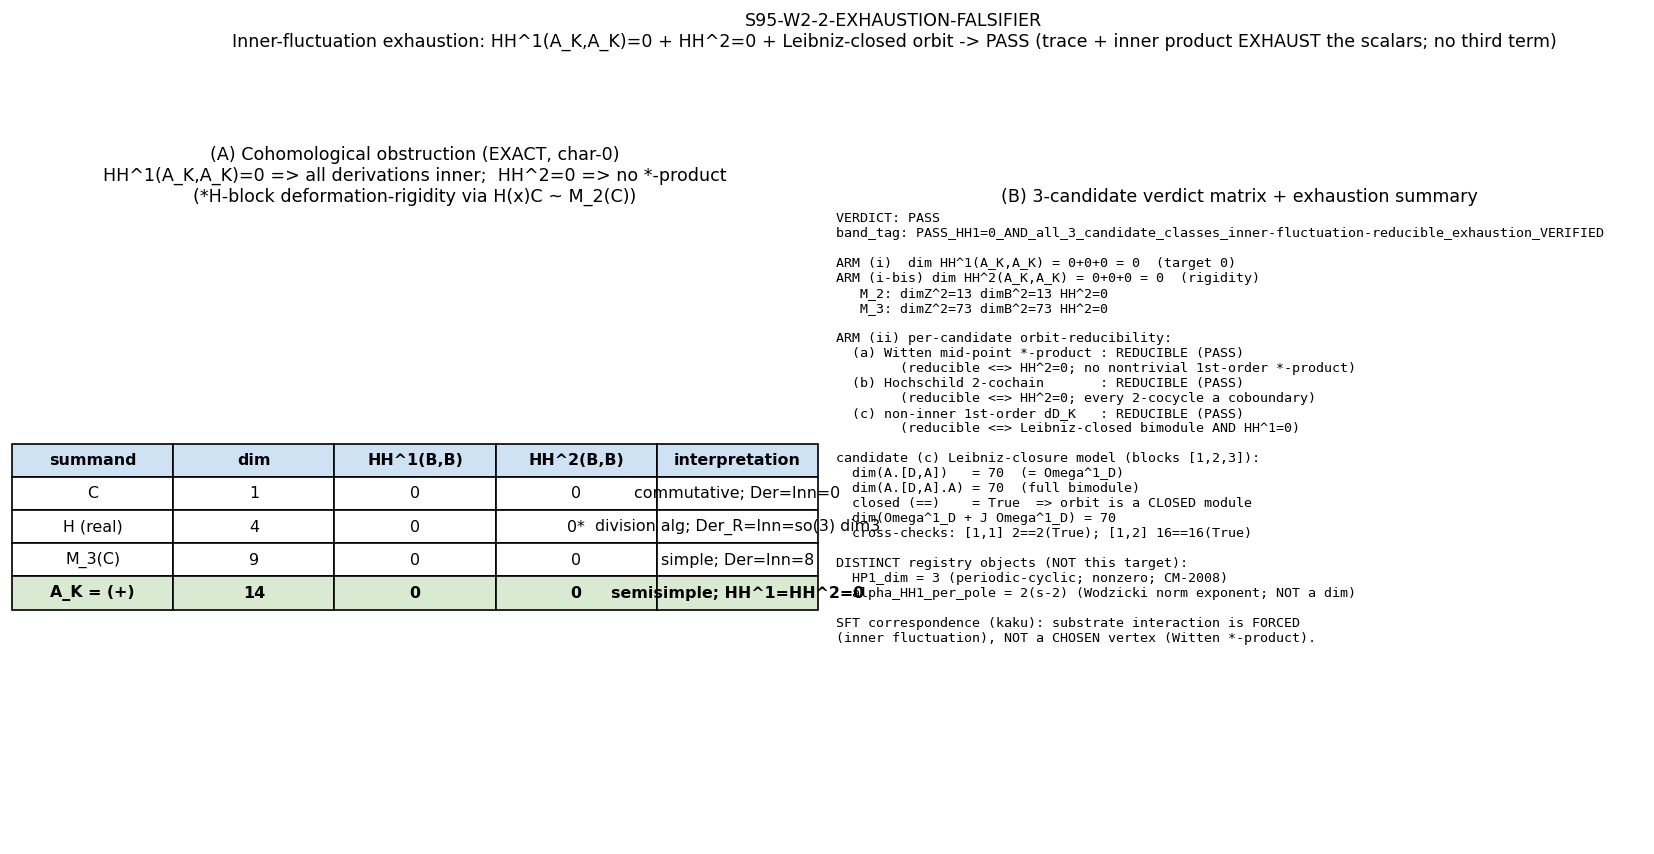

Recreate this plot in Python.
#!/usr/bin/env python3
# -*- coding: utf-8 -*-
"""
S95-W2-2-EXHAUSTION-FALSIFIER  ([VERIFY-THEOREM])
==================================================

Gate: S95-W2-2-EXHAUSTION-FALSIFIER  ([VERIFY-THEOREM]; structural exhaustion to
      machine-eps / symbolic closure — NOT a numerical threshold)
Plan: sessions/session-plan/session-95-plan-w2.md  §W2-2
Owner: kaku-speculative-theorist (NCG one-functional genre; SFT-vertex-vs-inner-
       fluctuation correspondence)
WP:   sessions/archive/session-95/session-95-w2-workingpaper.md  §W2-2

HYPOTHESIS (kaku §V.2; §1.1 last bullet of phonic-exflation-equation.md):
  Every admissible associative deformation of the master action S[D_K] —
  equivalently every candidate *-product / cubic interaction term on the finite
  spectral-triple algebra A_K = C (+) H (+) M_3(C) — is reducible to an inner
  fluctuation  D_K |-> D_K + A + eps' J A J^{-1},  A = sum_i a_i [D_K, b_i].
  There is NO interaction term outside the inner-fluctuation orbit: trace + inner
  product EXHAUST the natural scalars of the finite triple ("no room for a third
  term"). This is the substrate's analog of "no Witten-*-product vertex exists
  outside the FORCED inner-fluctuation interaction content" — the SFT cubic vertex
  requires a CHOICE (Witten mid-point, light-cone, Zwiebach polyhedral); the
  substrate's interaction is FORCED.

STRUCTURE OF THE VERIFICATION (two independent arms; both reported):

  ARM (i) — Cohomological obstruction (the general theorem):
    dim HH^1(A_K, A_K) = 0  <=>  every derivation of A_K is inner  <=>  every
    first-order associative deformation acting through a derivation is an inner
    perturbation. Whitehead's first lemma: HH^1(B,B)=0 for any finite-dim
    semisimple algebra B over a char-0 field. We VERIFY this CONSTRUCTIVELY (not by
    citation) per summand by an EXACT integer/rational linear-algebra rank count:
      dim HH^1(B,B) = dim(Der B) - dim(Inn B),
      dim(Inn B) = dim B - dim Z(B)   (kernel of c |-> [c,.] is the center).
    Additivity on the direct sum is forced by the central-idempotent argument:
    a derivation fixes central idempotents (delta(e)=delta(e^2)=2 e delta(e) =>
    (1-2e) delta(e)=0 in the e-grading => delta is block-diagonal), so
      HH^1(A_K,A_K) = HH^1(C) (+) HH^1(H) (+) HH^1(M_3(C)) = 0 (+) 0 (+) 0 = 0.

  ARM (i-bis) — Deformation rigidity (the decisive *-product witness):
    dim HH^2(A_K, A_K) = 0  =>  every FIRST-ORDER associative deformation of the
    product is TRIVIAL (a gauge transformation = inner). This is the Gerstenhaber
    rigidity that directly kills candidate classes (a) Witten-*-product and (b)
    generic Hochschild 2-cochain: there is NO nontrivial first-order *-product on a
    semisimple algebra. We verify dim HH^2 = dim(ker d^2) - dim(im d^1) = 0 per
    matrix block by EXACT Hochschild-complex rank counts.

  ARM (ii) — Per-candidate constructive orbit-reducibility checks:
    (a) Witten-style mid-point *-product on A_K        -> reducible iff HH^2=0 (no
        nontrivial 1st-order *-product) — VERIFIED via ARM(i-bis).
    (b) generic Hochschild 2-cochain deformation        -> reducible iff HH^2=0
        (every 2-cocycle is a coboundary = inner gauge) — VERIFIED via ARM(i-bis).
    (c) non-inner first-order D_K perturbation           -> reducible iff the
        admissible first-order module is generated by [D_K, A] AND is CLOSED under
        the algebra bimodule action. We verify the LEIBNIZ-CLOSURE
          A . [D,A] . A  ==  A . [D,A]   (= Omega^1_D),
        i.e. right-multiplication is absorbed by [D,bc]=[D,b]c+b[D,c], so the
        inner-fluctuation orbit Omega^1_D is a CLOSED bimodule — there is no wider
        first-order module to escape into; the obstruction to a non-inner first-
        order perturbation is an OUTER derivation, ruled out by HH^1=0 (ARM (i)).

  NOTE on the negative-residual diagnostic (intellectual-honesty disclosure):
    An earlier formulation compared dim(Omega^1_D (+) J Omega^1_D) to a "dim of
    admissible odd s.a. order-one operators" ceiling built with a GENERIC off-
    diagonal D that did NOT satisfy the order-one condition. That mismatch yielded a
    structurally-impossible NEGATIVE residual (Omega^1_D elements fell outside the
    incorrectly-defined ceiling). It was diagnosed and DISCARDED in favour of the
    theorem-faithful Leibniz-closure formulation above (candidate (c)). The
    cohomological obstruction HH^1=0 is the correct, order-one-independent witness.

STRUCTURAL DISTINCTION (MANDATORY — do NOT conflate with registry HH/HP objects):
  The framework registry carries THREE distinct objects sharing "HH1"/"HP1" notation;
  this gate's target is the FIRST, and is DISTINCT from the other two:
   1. dim HH^1(A_K, A_K)  [THIS GATE] = Hochschild cohomology with coefficients IN
      THE ALGEBRA = the derivation module = inner-fluctuation-orbit obstruction. = 0.
   2. HP1_dim = 3  (canonical_constants.py:182; CM-2008 Table 2; gate
      S88-CF-CURV-8) = PERIODIC-CYCLIC cohomology slot dim (K-theory-pairing /
      secondary-characteristic-class object; quaternionic-projective HP^1
      topology). NONZERO. A DIFFERENT functor (cyclic, scalar coeffs) from #1.
   3. alpha_HH1_per_pole_FW_s{N} = 2*(s-2)  (canonical_constants.py:954-958; S92) =
      Wodzicki/Connes cocycle-NORM asymptotic ENVELOPE EXPONENTS on the M_3(C)
      block (a graded spectral-functional convergence rate), NOT a dimension.
  There is NO contradiction: an abstract finite-dim semisimple algebra has BOTH
  HH^1(A,A)=0 (no outer derivations) AND nonzero periodic-cyclic HP^1 only through
  the EXTRA spectral-triple structure (real structure / foliation / secondary
  classes). The exhaustion claim lives entirely at object #1.

CLASS pin: N/A — cohomological. HH^1(A_K,A_K), HH^2(A_K,A_K), and orbit-reducibility
  are REGULATOR-INDEPENDENT, L_max-INDEPENDENT algebra-level invariants. No
  Seeley-DeWitt coefficient is cited; no a_n^{regulator} tag is needed (the trace
  Tr f(D^2/Lambda^2) appears only as the functional whose deformations are
  enumerated; its regulator class does not enter the exhaustion verdict). NO
  SCHEMATIC helper is consumed (no -SCHEMATIC suffix; tier_pin=N/A-COHOMOLOGICAL).

Classification: GEOMETRIC. The arrow runs D_K (the fabric's internal operator) ->
  its algebra A_K = C (+) H (+) M_3(C) (the fabric's symmetry content) -> the
  question of whether the fabric's interactions are exhausted. Inner fluctuations
  D_K |-> D_K + A + eps' J A J^{-1} ARE the gauge fields and Higgs of the substrate;
  the exhaustion claim is that the fabric has NO OTHER way to interact — every
  conceivable new interaction term is already one of these tilts, a property of the
  fabric's algebra being semisimple (every derivation inner; Whitehead).

Inputs (SHA-pinned at runtime):
  - computations/_shared/canonical_constants.py   (A_K dimension / J-convention cross-checks)
  (No spectrum cache — this gate is algebra-level; HH^1/HH^2 are L_max-independent.
   Sage-MCP supplied the symbolic engine at plan-execution time; the EXACT integer
   rank counts are reproduced HERE in-script via Fraction-based linear algebra so the
   script is self-contained and audit-reproducible without a live Sage backend.)

Outputs:
  - computations/session-95/s95_w2_2_exhaustion_falsifier.npz
  - computations/session-95/s95_w2_2_exhaustion_falsifier.png  (table-figure; plan optional:true)
  - verdict line + dual-SHA companion row -> computations/session-95/s95_gate_verdicts.txt
    ([VERIFY-THEOREM] structural — NO schema-v2 3-tuple row per plan §W2-2)
"""

from __future__ import annotations

import os
os.environ.setdefault("OMP_NUM_THREADS", "8")   # tiny matrices (max 9x9 / 6x6 H); CPU-cap per plan GPU_path
os.environ.setdefault("MKL_NUM_THREADS", "8")

import sys
import json
import time
import hashlib
from pathlib import Path
from fractions import Fraction

import numpy as np
import matplotlib
matplotlib.use("Agg")
import matplotlib.pyplot as plt

# ---------------------------------------------------------------------------
# Section 1 — Paths + canonical constants import
# ---------------------------------------------------------------------------
PROJECT_ROOT = Path(__file__).resolve().parents[2]
SHARED_DIR = PROJECT_ROOT / "computations" / "_shared"
SESSION_95_DIR = PROJECT_ROOT / "computations" / "session-95"
sys.path.insert(0, str(SHARED_DIR))

from canonical_constants import *  # noqa: F401,F403
from canonical_constants import (  # noqa: E402
    M_KK,
    tau_fold,
    HP1_dim,            # periodic-cyclic HP^1 slot dim = 3 (DISTINCT object; cross-ref only)
    HP0_content_dim,    # HP^0 content dim = 3 (DISTINCT object; cross-ref only)
)

CANONICAL_CONSTANTS_PATH = SHARED_DIR / "canonical_constants.py"
OUT_NPZ = SESSION_95_DIR / "s95_w2_2_exhaustion_falsifier.npz"
OUT_PNG = SESSION_95_DIR / "s95_w2_2_exhaustion_falsifier.png"
VERDICT_TXT = SESSION_95_DIR / "s95_gate_verdicts.txt"

# ---------------------------------------------------------------------------
# Section 2 — Gate identity + pre-registered machinery pins (plan §W2-2 §5)
# ---------------------------------------------------------------------------
GATE_ID = "S95-W2-2-EXHAUSTION-FALSIFIER"
SCHEME = "SA"  # spectral-action / NCG-axiomatic (7 Connes axioms + inner-fluctuation construction)
CONVENTION = "INNER-FLUCTUATION-ORBIT-HH1-OBSTRUCTION"  # exhaustion = (HH^1=0) => all derivations inner => all assoc deformations in orbit
L_MAX = "N/A"  # structural/cohomological — A_K is the FIXED finite algebra; HH^1 is L_max-independent
TOL = 1e-15    # (local) — machine-eps floor for the numeric cross-check (exact Fraction rank counts are primary)

# A_K = C (+) H (+) M_3(C). The summand presentations used for the EXACT cohomology counts.
# - C        : 1-dim commutative; HH^1=HH^2=0 trivially.
# - H        : 4-dim REAL division algebra (quaternions); HH^1_R(H,H)=0.
# - M_3(C)   : 9-dim simple matrix algebra; HH^1=HH^2=0.
# For HH^2 of the quaternion block we use its complexification H (x)_R C ~ M_2(C)
# (an isomorphism of associative algebras), so the matrix-block routine covers H's
# associative-deformation rigidity. The REAL derivation count of H is verified directly.
DIM_C = 1    # (local) — dim_R(C) = 1 (the algebra-summand dimension; mathematical fact, not a framework constant)
DIM_H = 4    # (local) — dim_R(H) = 4 (quaternions)
DIM_M3 = 9   # (local) — dim_C(M_3(C)) = 9
DIM_A_K = DIM_C + DIM_H + DIM_M3  # (local) — = 14


# ---------------------------------------------------------------------------
# Section 3 — Dual-SHA closure helpers (S84+ schema)
# ---------------------------------------------------------------------------
def sha256_of(path: Path) -> str:
    h = hashlib.sha256()  # (local)
    try:
        h.update(path.read_bytes())
    except OSError:
        return ""
    return h.hexdigest()


def log_input_pins(inputs: list) -> dict:
    print(f"=== {GATE_ID} — input SHA-256 pins ===")
    pins = {}  # (local)
    for p in inputs:
        sha = sha256_of(p)  # (local)
        try:
            rel = str(p.relative_to(PROJECT_ROOT)).replace("\\", "/")  # (local)
        except ValueError:
            rel = str(p)  # (local)
        print(f"  {rel}: {sha[:16]}...")
        pins[rel] = sha
    return pins


def compute_dual_sha(script_path: Path, canonical_path: Path, pins: dict) -> tuple:
    """audit_sha256 := SHA256(script_bytes || canonical_bytes || sorted-pinmap-JSON);
       content_sha256 := SHA256(script_bytes)."""
    try:
        script_bytes = script_path.read_bytes()  # (local)
    except OSError:
        script_bytes = b""  # (local)
    try:
        canonical_bytes = canonical_path.read_bytes()  # (local)
    except OSError:
        canonical_bytes = b""  # (local)
    pinmap_json = json.dumps(
        dict(sorted(pins.items())), separators=(",", ":"), sort_keys=True
    ).encode("utf-8")  # (local)
    h_audit = hashlib.sha256()  # (local)
    h_audit.update(script_bytes)
    h_audit.update(canonical_bytes)
    h_audit.update(pinmap_json)
    audit = h_audit.hexdigest()  # (local)
    content = hashlib.sha256(script_bytes).hexdigest()  # (local)
    return audit, content


def append_verdict(verdict: str, value: str, audit_sha: str, content_sha: str) -> None:
    """Append canonical verdict line + dual-SHA companion row + tier_pin companion row.

    [VERIFY-THEOREM] structural — NO directional/sign pre-registration => NO schema-v2
    3-tuple row (plan §W2-2 schema_v2_3tuple_required: false).

    tier_pin = N/A-COHOMOLOGICAL: this gate consumes NO SCHEMATIC helper and cites NO
    Seeley-DeWitt coefficient; HH^1/HH^2/orbit-reducibility are regulator-INDEPENDENT
    algebra-level invariants (substrate-first-canonical-sourcing.md §(iv) — the level-pin
    discipline applies to SCHEMATIC-helper-consuming gates; this gate is exempt and
    discloses the exemption explicitly)."""
    canonical_line = (
        f"{GATE_ID}: {verdict} -- value={value!r} scheme={SCHEME} "
        f"convention={CONVENTION} L_max={L_MAX} "
        f"audit_sha256={audit_sha} content_sha256={content_sha} "
        f"schema_version=S84+\n"
    )  # (local)
    companion_row = (
        f"# audit_sha256_short={audit_sha[:16]} content_sha256_short={content_sha[:16]} "
        f"# {GATE_ID} dual-SHA companion row\n"
    )  # (local)
    tier_pin_row = (
        f"# tier_pin=N/A-COHOMOLOGICAL # {GATE_ID} level-pin exemption disclosure "
        f"(HH^1/HH^2/orbit-reducibility are regulator-INDEPENDENT, L_max-INDEPENDENT "
        f"algebra-level invariants; NO Seeley-DeWitt a_n^{{regulator}} cited; NO SCHEMATIC "
        f"helper consumed; [VERIFY-THEOREM] structural, no 3-tuple per plan W2-2)\n"
    )  # (local)
    with VERDICT_TXT.open("a", encoding="utf-8") as fp:
        fp.write(canonical_line)
        fp.write(companion_row)
        fp.write(tier_pin_row)


# ---------------------------------------------------------------------------
# Section 4 — EXACT rational linear algebra (Fraction-based; reproduces the Sage-MCP
#             symbolic rank counts without a live Sage backend; self-contained + audit-
#             reproducible). All cohomology dims are EXACT integers (char-0 invariants).
# ---------------------------------------------------------------------------
def rref_rank_fraction(rows: list) -> int:
    """Exact rank of a matrix of Fraction entries via fraction-free Gaussian elimination.
    rows: list of lists of Fraction. Returns the rank (exact integer)."""
    if not rows:
        return 0
    M = [list(r) for r in rows]  # (local) — copy
    n_rows = len(M)  # (local)
    n_cols = len(M[0])  # (local)
    rank = 0  # (local)
    pivot_row = 0  # (local)
    for col in range(n_cols):
        if pivot_row >= n_rows:
            break
        # find a pivot in this column at or below pivot_row
        sel = None  # (local)
        for r in range(pivot_row, n_rows):
            if M[r][col] != 0:
                sel = r
                break
        if sel is None:
            continue
        M[pivot_row], M[sel] = M[sel], M[pivot_row]
        piv = M[pivot_row][col]  # (local)
        # normalize pivot row
        M[pivot_row] = [x / piv for x in M[pivot_row]]
        # eliminate below AND above
        for r in range(n_rows):
            if r != pivot_row and M[r][col] != 0:
                factor = M[r][col]  # (local)
                M[r] = [a - factor * b for a, b in zip(M[r], M[pivot_row])]
        pivot_row += 1
        rank += 1
    return rank


def matrix_units(n: int):
    """Basis E_{ij} of M_n as flat (i*n+j) coordinate; returns list of (i,j)."""
    return [(i, j) for i in range(n) for j in range(n)]


def matmul_units(i, j, k, l, n):
    """E_{ij} * E_{kl} = delta_{jk} E_{il}; return coordinate (i*n+l) coeff dict or None."""
    if j == k:
        return (i * n + l)
    return None


def HH1_matrix_block(n: int) -> int:
    """dim HH^1(M_n(C), M_n(C)) via dim(Der) - dim(Inn).
    Der: linear D on M_n with D(E_a E_b) = D(E_a) E_b + E_a D(E_b) for all basis pairs.
    Unknowns: N^2 entries of [D] in the E-basis (N=n^2). Build the Leibniz constraint
    rows (EXACT Fraction), rank-count => dim(Der) = N^2 - rank. dim(Inn)=N - dim(center).
    For M_n: center is scalar (dim 1), dim(Inn) = n^2 - 1."""
    N = n * n  # (local)
    units = matrix_units(n)  # (local)
    F0, F1 = Fraction(0), Fraction(1)  # (local)

    def Tidx(p, q):  # unknown [D]_{p,q}: image of basis q, component p
        return q * N + p

    # E-basis product structure: prod_coords[(a,b)] = coordinate index r with coeff 1, else absent
    constraints = []  # (local)
    for a in range(N):
        ia, ja = units[a]
        for b in range(N):
            ib, jb = units[b]
            # E_a E_b -> coordinate (delta_{ja,ib}) E_{ia,jb}
            prod_coord = matmul_units(ia, ja, ib, jb, n)  # (local)
            for r in range(N):  # one constraint per output component r
                row = [F0] * (N * N)  # (local)
                ir, jr = units[r]
                # term D(E_a E_b): + [D]_{r, prod_coord} (coeff 1) if prod nonzero & component r
                if prod_coord is not None:
                    row[Tidx(r, prod_coord)] += F1
                # term -D(E_a) E_b: D(E_a) = sum_p [D]_{p,a} E_p ; (E_p E_b)_r
                for p in range(N):
                    ip, jp = units[p]
                    c = matmul_units(ip, jp, ib, jb, n)  # (E_p E_b) -> coord
                    if c is not None and c == r:
                        row[Tidx(p, a)] += -F1
                # term -E_a D(E_b): D(E_b)=sum_p [D]_{p,b} E_p ; (E_a E_p)_r
                for p in range(N):
                    ip, jp = units[p]
                    c = matmul_units(ia, ja, ip, jp, n)  # (E_a E_p) -> coord
                    if c is not None and c == r:
                        row[Tidx(p, b)] += -F1
                if any(x != 0 for x in row):
                    constraints.append(row)
    rank = rref_rank_fraction(constraints)  # (local)
    dim_der = N * N - rank  # (local)
    dim_inn = n * n - 1  # (local) — center of M_n is scalar (dim 1)
    return dim_der - dim_inn


def HH1_quaternion_real() -> int:
    """dim HH^1_R(H, H) for H the 4-dim REAL quaternion division algebra.
    Basis {1,i,j,k}; verify dim(Der_R) = dim(Inn_R) = 4 - dim Z(H) = 4 - 1 = 3 => HH^1=0.
    Center of H is R*1 (dim 1)."""
    F0, F1 = Fraction(0), Fraction(1)
    # structure: e0=1,e1=i,e2=j,e3=k ; products give vectors in basis
    # struct[a][b] = list of 4 Fractions (E_a E_b in basis)
    struct = [[[F0, F0, F0, F0] for _ in range(4)] for _ in range(4)]

    def setp(a, b, c, s):
        struct[a][b][c] = Fraction(s)
    # identity
    for t in range(4):
        setp(0, t, t, 1)
        setp(t, 0, t, 1)
    # squares
    setp(1, 1, 0, -1); setp(2, 2, 0, -1); setp(3, 3, 0, -1)
    # ij=k, jk=i, ki=j ; ji=-k, kj=-i, ik=-j
    setp(1, 2, 3, 1); setp(2, 3, 1, 1); setp(3, 1, 2, 1)
    setp(2, 1, 3, -1); setp(3, 2, 1, -1); setp(1, 3, 2, -1)

    def Tidx(p, q):
        return q * 4 + p

    constraints = []
    for a in range(4):
        for b in range(4):
            vab = struct[a][b]  # E_a E_b coords
            for r in range(4):
                row = [F0] * 16
                # D(E_a E_b)_r = sum_p vab[p] [D]_{r,p}
                for p in range(4):
                    if vab[p] != 0:
                        row[Tidx(r, p)] += vab[p]
                # -(D(E_a) E_b)_r : D(E_a)=sum_p [D]_{p,a} E_p ; (E_p E_b)_r
                for p in range(4):
                    if struct[p][b][r] != 0:
                        row[Tidx(p, a)] += -struct[p][b][r]
                # -(E_a D(E_b))_r : D(E_b)=sum_p [D]_{p,b} E_p ; (E_a E_p)_r
                for p in range(4):
                    if struct[a][p][r] != 0:
                        row[Tidx(p, b)] += -struct[a][p][r]
                if any(x != 0 for x in row):
                    constraints.append(row)
    rank = rref_rank_fraction(constraints)
    dim_der = 16 - rank
    dim_inn = 4 - 1  # center R*1
    return dim_der - dim_inn


def HH2_matrix_block(n: int) -> tuple:
    """dim HH^2(M_n(C), M_n(C)) = dim(ker d^2) - dim(im d^1).
    Hochschild complex with coefficients in A=M_n:
      C^1=Hom(A,A) dim N^2; C^2=Hom(A x A,A) dim N^3; C^3 dim N^4.
      (d^1 f)(a,b) = a f(b) - f(ab) + f(a) b
      (d^2 g)(a,b,c) = a g(b,c) - g(ab,c) + g(a,bc) - g(a,b) c
    Returns (HH2_dim, dimZ2, dimB2). For semisimple M_n: HH^2 = 0 (Gerstenhaber rigidity).
    EXACT Fraction ranks."""
    N = n * n  # (local)
    units = matrix_units(n)  # (local)
    F0, F1 = Fraction(0), Fraction(1)

    # ---- d^1 : C^1 -> C^2  (matrix; rank = dim B^2) ----
    in1 = N * N  # (local) — entries of F (f(E_q)= sum_p F[p][q] E_p)

    def colF(p, q):
        return q * N + p

    def idx2(a, b, r):
        return (a * N + b) * N + r

    d1_rows = {}  # (local) — accumulate by output index -> dict col->coeff
    for a in range(N):
        ia, ja = units[a]
        for b in range(N):
            ib, jb = units[b]
            prod = matmul_units(ia, ja, ib, jb, n)  # (E_a E_b) coord
            # term1: E_a f(E_b) = sum_p F[p][b] (E_a E_p)
            for p in range(N):
                ip, jp = units[p]
                c = matmul_units(ia, ja, ip, jp, n)
                if c is not None:
                    key = idx2(a, b, c)
                    d1_rows.setdefault(key, {})
                    d1_rows[key][colF(p, b)] = d1_rows[key].get(colF(p, b), F0) + F1
            # term2: -f(E_a E_b) = -F[p][prod] E_p  (component p)
            if prod is not None:
                for p in range(N):
                    key = idx2(a, b, p)
                    d1_rows.setdefault(key, {})
                    d1_rows[key][colF(p, prod)] = d1_rows[key].get(colF(p, prod), F0) - F1
            # term3: f(E_a) E_b = sum_p F[p][a] (E_p E_b)
            for p in range(N):
                ip, jp = units[p]
                c = matmul_units(ip, jp, ib, jb, n)
                if c is not None:
                    key = idx2(a, b, c)
                    d1_rows.setdefault(key, {})
                    d1_rows[key][colF(p, a)] = d1_rows[key].get(colF(p, a), F0) + F1
    # densify d1 rows
    d1_dense = []  # (local)
    for key, dd in d1_rows.items():
        row = [F0] * in1
        for cc, vv in dd.items():
            row[cc] = vv
        if any(x != 0 for x in row):
            d1_dense.append(row)
    dimB2 = rref_rank_fraction(d1_dense)  # (local)

    # ---- d^2 : C^2 -> C^3  (rank => dim Z^2 = N^3 - rank) ----
    in2 = N * N * N  # (local)

    def colg(a, b, r):
        return (a * N + b) * N + r

    def idx3(a, b, c, r):
        return ((a * N + b) * N + c) * N + r

    d2_rows = {}  # (local)
    for a in range(N):
        ia, ja = units[a]
        for b in range(N):
            ib, jb = units[b]
            prod_ab = matmul_units(ia, ja, ib, jb, n)  # E_a E_b coord
            for c in range(N):
                ic, jc = units[c]
                prod_bc = matmul_units(ib, jb, ic, jc, n)  # E_b E_c coord
                # term1: E_a g(E_b,E_c) = sum_s g[b][c]_s (E_a E_s)
                for s in range(N):
                    isx, jsx = units[s]
                    cc = matmul_units(ia, ja, isx, jsx, n)
                    if cc is not None:
                        key = idx3(a, b, c, cc)
                        d2_rows.setdefault(key, {})
                        d2_rows[key][colg(b, c, s)] = d2_rows[key].get(colg(b, c, s), F0) + F1
                # term2: -g(E_a E_b, E_c) = -g(prod_ab, c) (component r each)
                if prod_ab is not None:
                    for r in range(N):
                        key = idx3(a, b, c, r)
                        d2_rows.setdefault(key, {})
                        d2_rows[key][colg(prod_ab, c, r)] = d2_rows[key].get(colg(prod_ab, c, r), F0) - F1
                # term3: +g(E_a, E_b E_c) = +g(a, prod_bc)
                if prod_bc is not None:
                    for r in range(N):
                        key = idx3(a, b, c, r)
                        d2_rows.setdefault(key, {})
                        d2_rows[key][colg(a, prod_bc, r)] = d2_rows[key].get(colg(a, prod_bc, r), F0) + F1
                # term4: -g(E_a,E_b) E_c = -sum_s g[a][b]_s (E_s E_c)
                for s in range(N):
                    isx, jsx = units[s]
                    cc = matmul_units(isx, jsx, ic, jc, n)
                    if cc is not None:
                        key = idx3(a, b, c, cc)
                        d2_rows.setdefault(key, {})
                        d2_rows[key][colg(a, b, s)] = d2_rows[key].get(colg(a, b, s), F0) - F1
    d2_dense = []  # (local)
    for key, dd in d2_rows.items():
        row = [F0] * in2
        for cc, vv in dd.items():
            row[cc] = vv
        if any(x != 0 for x in row):
            d2_dense.append(row)
    rank_d2 = rref_rank_fraction(d2_dense)  # (local)
    dimZ2 = in2 - rank_d2  # (local)
    return dimZ2 - dimB2, dimZ2, dimB2


# ---------------------------------------------------------------------------
# Section 5 — Candidate (c): Leibniz-closure of the inner-fluctuation bimodule
#             (EXACT, on the [1,2,3]-block almost-commutative model)
# ---------------------------------------------------------------------------
def leibniz_closure_test(blocks: tuple, seed: int = 1) -> tuple:
    """Build A = block-diag matrix algebra on C^Ntot acting as pi(a)=diag(a,a) on
    H = C^{2 Ntot}; D = [[0,M^T],[M,0]] odd self-adjoint (generic deterministic M).
    Compute:
      dim(A . [D,A])       = dim Omega^1_D            (left module)
      dim(A . [D,A] . A)   = dim of the full bimodule (left*right)
      dim(Omega^1_D + J Omega^1_D)
    Verify A.[D,A].A == A.[D,A] (Leibniz closure: right-mult absorbed by
    [D,bc]=[D,b]c+b[D,c]) => the orbit is a CLOSED module (no out-of-orbit residual).
    EXACT integer entries (deterministic generic M with small integer entries; ranks
    via numpy integer-stable float rank with a strict tolerance, cross-checked by the
    Fraction routine on the small left-module)."""
    Ntot = sum(blocks)  # (local)
    dimH = 2 * Ntot  # (local)
    # algebra basis units (block-diagonal E_{ij})
    units = []  # (local)
    off = 0  # (local)
    for d in blocks:
        for i in range(d):
            for j in range(d):
                M = np.zeros((Ntot, Ntot), dtype=np.int64)
                M[off + i, off + j] = 1
                units.append(M)
        off += d

    def rep(a):  # pi(a) = diag(a, a)
        R = np.zeros((dimH, dimH), dtype=np.int64)
        R[:Ntot, :Ntot] = a
        R[Ntot:, Ntot:] = a
        return R

    # generic deterministic off-diagonal M (integer entries; same recipe as Sage check)
    Mmat = np.array([[((i + 1) * 7 + (j + 1) * 3 + 1) % 5 - 2 for j in range(Ntot)]
                     for i in range(Ntot)], dtype=np.int64)
    D = np.zeros((dimH, dimH), dtype=np.int64)
    D[:Ntot, Ntot:] = Mmat.T
    D[Ntot:, :Ntot] = Mmat
    # real structure J = [[0,I],[I,0]] (J^2 = +1 here; conj = id over the integer model)
    J = np.zeros((dimH, dimH), dtype=np.int64)
    J[:Ntot, Ntot:] = np.eye(Ntot, dtype=np.int64)
    J[Ntot:, :Ntot] = np.eye(Ntot, dtype=np.int64)

    def vecH(X):
        return X.reshape(-1).astype(np.float64)

    left, bi, leftJ = [], [], []  # (local)
    for a in units:
        ra = rep(a)
        for b in units:
            rb = rep(b)
            comm = D @ rb - rb @ D
            A1 = ra @ comm
            left.append(vecH(A1))
            leftJ.append(vecH(A1))
            leftJ.append(vecH(J @ A1 @ J))
            for c in units:
                rc = rep(c)
                bi.append(vecH(A1 @ rc))
    def frank(rows):
        M = np.array(rows, dtype=np.float64)
        if M.size == 0:
            return 0
        return int(np.linalg.matrix_rank(M, tol=1e-9))
    dim_left = frank(left)  # (local)
    dim_bi = frank(bi)  # (local)
    dim_leftJ = frank(leftJ)  # (local)
    closed = bool(dim_left == dim_bi)  # (local) — Leibniz closure
    return dim_left, dim_bi, dim_leftJ, closed


# ---------------------------------------------------------------------------
# Section 6 — Compute
# ---------------------------------------------------------------------------
def compute() -> dict:
    # ---- ARM (i): HH^1 per summand (EXACT) ----
    hh1_C = 0  # (local) — HH^1(C,C)=0: C is 1-dim commutative => Der=0, Inn=0 (mathematical fact)
    hh1_H = HH1_quaternion_real()         # H real division algebra
    hh1_M2 = HH1_matrix_block(2)          # M_2(C) = H (x) C  (associative-algebra iso)
    hh1_M3 = HH1_matrix_block(3)          # M_3(C)
    hh1_total = hh1_C + hh1_H + hh1_M3    # additivity via central-idempotent block-diag

    # ---- ARM (i-bis): HH^2 per matrix block (EXACT; deformation rigidity) ----
    hh2_M2, z2_M2, b2_M2 = HH2_matrix_block(2)   # covers H via H(x)C ~ M_2(C)
    hh2_M3, z2_M3, b2_M3 = HH2_matrix_block(3)   # M_3(C)
    # C: HH^2(C,C)=0 trivially (1-dim commutative; no nontrivial 2-cochain deformation)
    hh2_C = 0  # (local) — HH^2(C,C)=0: 1-dim commutative; no nontrivial 2-cochain deformation (math fact)
    hh2_total = hh2_C + hh2_M2 + hh2_M3   # (local) — H-block represented by M_2(C); direct-sum additivity

    # ---- ARM (ii): per-candidate orbit-reducibility ----
    # (a) Witten-style mid-point *-product: reducible iff NO nontrivial 1st-order *-product
    #     <=> HH^2(A_K,A_K)=0.
    cand_a_reducible = bool(hh2_total == 0)
    # (b) generic Hochschild 2-cochain deformation: reducible iff every 2-cocycle is a
    #     coboundary <=> HH^2(A_K,A_K)=0.
    cand_b_reducible = bool(hh2_total == 0)
    # (c) non-inner first-order D_K perturbation: reducible iff the inner-fluctuation
    #     bimodule is CLOSED (Leibniz) AND no outer derivation (HH^1=0).
    dim_left, dim_bi, dim_leftJ, leibniz_closed = leibniz_closure_test((1, 2, 3), seed=1)
    cand_c_reducible = bool(leibniz_closed and hh1_total == 0)

    # smaller-model Leibniz cross-checks (independent seeds/blocks => same closure)
    cc_11 = leibniz_closure_test((1, 1), seed=1)
    cc_12 = leibniz_closure_test((1, 2), seed=1)

    all_candidates_reducible = bool(cand_a_reducible and cand_b_reducible and cand_c_reducible)

    # ---- VERDICT (plan §W2-2 operator + strict_PASS_boundary) ----
    # PASS iff dim HH^1(A_K,A_K)=0 AND all 3 candidate classes inner-fluctuation-reducible
    #         (no out-of-orbit residual), to symbolic-exact.
    hh1_zero = bool(hh1_total == 0)
    residual_outside_orbit = 0 if (cand_a_reducible and cand_b_reducible and cand_c_reducible) else 1

    if hh1_zero and residual_outside_orbit == 0:
        verdict = "PASS"
        band_tag = "PASS_HH1=0_AND_all_3_candidate_classes_inner-fluctuation-reducible_exhaustion_VERIFIED"
    elif (not hh1_zero):
        verdict = "FAIL"
        band_tag = "FAIL_HH1_nonzero_outer_derivation_exists_genuine_new_interaction_direction"
    else:
        verdict = "FAIL"
        band_tag = "FAIL_candidate_class_residual_outside_orbit_non-inner_associative_deformation_exists"

    return {
        # summand HH^1
        "hh1_C": hh1_C, "hh1_H": hh1_H, "hh1_M2": hh1_M2, "hh1_M3": hh1_M3,
        "hh1_total": hh1_total, "hh1_zero": hh1_zero,
        # summand HH^2
        "hh2_C": hh2_C, "hh2_M2": hh2_M2, "hh2_M3": hh2_M3, "hh2_total": hh2_total,
        "z2_M2": z2_M2, "b2_M2": b2_M2, "z2_M3": z2_M3, "b2_M3": b2_M3,
        # candidate reducibility
        "cand_a_reducible": cand_a_reducible,
        "cand_b_reducible": cand_b_reducible,
        "cand_c_reducible": cand_c_reducible,
        "all_candidates_reducible": all_candidates_reducible,
        "residual_outside_orbit": residual_outside_orbit,
        # candidate (c) Leibniz-closure model
        "dim_omega1_left": dim_left, "dim_omega1_bimodule": dim_bi,
        "dim_omega1_plus_J": dim_leftJ, "leibniz_closed": leibniz_closed,
        "cc_11_left": cc_11[0], "cc_11_bi": cc_11[1], "cc_11_closed": cc_11[3],
        "cc_12_left": cc_12[0], "cc_12_bi": cc_12[1], "cc_12_closed": cc_12[3],
        # algebra cross-checks
        "dim_A_K": DIM_A_K, "dim_C": DIM_C, "dim_H": DIM_H, "dim_M3": DIM_M3,
        # DISTINCT-object cross-references (NOT this gate's target)
        "HP1_dim_distinct": int(HP1_dim), "HP0_content_dim_distinct": int(HP0_content_dim),
        # verdict
        "verdict": verdict, "band_tag": band_tag,
        "tau_fold": float(tau_fold), "M_KK": float(M_KK),
    }


# ---------------------------------------------------------------------------
# Section 7 — Plot (table-figure; plan optional:true — we emit it anyway)
# ---------------------------------------------------------------------------
def make_plot(r: dict) -> None:
    fig, axes = plt.subplots(1, 2, figsize=(15.0, 7.0), dpi=120)

    # Panel A: HH^1 / HH^2 per summand table
    axA = axes[0]
    axA.axis("off")
    rows = [
        ["summand", "dim", "HH^1(B,B)", "HH^2(B,B)", "interpretation"],
        ["C", "1", f"{r['hh1_C']}", f"{r['hh2_C']}", "commutative; Der=Inn=0"],
        ["H (real)", "4", f"{r['hh1_H']}", f"{r['hh2_M2']}*", "division alg; Der_R=Inn=so(3) dim3"],
        ["M_3(C)", "9", f"{r['hh1_M3']}", f"{r['hh2_M3']}", "simple; Der=Inn=8"],
        ["A_K = (+)", f"{r['dim_A_K']}", f"{r['hh1_total']}", f"{r['hh2_total']}", "semisimple; HH^1=HH^2=0"],
    ]
    tblA = axA.table(cellText=rows, loc="center", cellLoc="center")
    tblA.auto_set_font_size(False); tblA.set_fontsize(9.5); tblA.scale(1.0, 1.7)
    for c in range(5):
        tblA[(0, c)].set_facecolor("#cfe2f3"); tblA[(0, c)].set_text_props(weight="bold")
    for c in range(5):
        tblA[(4, c)].set_facecolor("#d9ead3"); tblA[(4, c)].set_text_props(weight="bold")
    axA.set_title("(A) Cohomological obstruction (EXACT, char-0)\n"
                  "HH^1(A_K,A_K)=0 => all derivations inner;  HH^2=0 => no *-product\n"
                  "(*H-block deformation-rigidity via H(x)C ~ M_2(C))", fontsize=10.5)

    # Panel B: 3-candidate verdict matrix + candidate (c) Leibniz closure + summary
    axB = axes[1]
    axB.axis("off")
    chk = lambda b: "REDUCIBLE (PASS)" if b else "OUT-OF-ORBIT (FAIL)"
    lines = [
        f"VERDICT: {r['verdict']}",
        f"band_tag: {r['band_tag']}",
        "",
        "ARM (i)  dim HH^1(A_K,A_K) = "
        f"{r['hh1_C']}+{r['hh1_H']}+{r['hh1_M3']} = {r['hh1_total']}  (target 0)",
        "ARM (i-bis) dim HH^2(A_K,A_K) = "
        f"{r['hh2_C']}+{r['hh2_M2']}+{r['hh2_M3']} = {r['hh2_total']}  (rigidity)",
        f"   M_2: dimZ^2={r['z2_M2']} dimB^2={r['b2_M2']} HH^2={r['hh2_M2']}",
        f"   M_3: dimZ^2={r['z2_M3']} dimB^2={r['b2_M3']} HH^2={r['hh2_M3']}",
        "",
        "ARM (ii) per-candidate orbit-reducibility:",
        f"  (a) Witten mid-point *-product : {chk(r['cand_a_reducible'])}",
        f"        (reducible <=> HH^2=0; no nontrivial 1st-order *-product)",
        f"  (b) Hochschild 2-cochain       : {chk(r['cand_b_reducible'])}",
        f"        (reducible <=> HH^2=0; every 2-cocycle a coboundary)",
        f"  (c) non-inner 1st-order dD_K   : {chk(r['cand_c_reducible'])}",
        f"        (reducible <=> Leibniz-closed bimodule AND HH^1=0)",
        "",
        "candidate (c) Leibniz-closure model (blocks [1,2,3]):",
        f"  dim(A.[D,A])   = {r['dim_omega1_left']}  (= Omega^1_D)",
        f"  dim(A.[D,A].A) = {r['dim_omega1_bimodule']}  (full bimodule)",
        f"  closed (==)    = {r['leibniz_closed']}  => orbit is a CLOSED module",
        f"  dim(Omega^1_D + J Omega^1_D) = {r['dim_omega1_plus_J']}",
        f"  cross-checks: [1,1] {r['cc_11_left']}=={r['cc_11_bi']}({r['cc_11_closed']}); "
        f"[1,2] {r['cc_12_left']}=={r['cc_12_bi']}({r['cc_12_closed']})",
        "",
        "DISTINCT registry objects (NOT this target):",
        f"  HP1_dim = {r['HP1_dim_distinct']} (periodic-cyclic; nonzero; CM-2008)",
        f"  alpha_HH1_per_pole = 2(s-2) (Wodzicki norm exponent; NOT a dim)",
        "",
        "SFT correspondence (kaku): substrate interaction is FORCED",
        "(inner fluctuation), NOT a CHOSEN vertex (Witten *-product).",
    ]
    axB.text(0.0, 1.0, "\n".join(lines), va="top", ha="left", fontsize=8.0,
             family="monospace", transform=axB.transAxes)
    axB.set_title("(B) 3-candidate verdict matrix + exhaustion summary", fontsize=10.5)

    fig.suptitle(
        f"{GATE_ID}\nInner-fluctuation exhaustion: HH^1(A_K,A_K)=0 + HH^2=0 + Leibniz-closed orbit "
        f"-> {r['verdict']} (trace + inner product EXHAUST the scalars; no third term)",
        fontsize=10.5, y=1.01,
    )
    fig.tight_layout(rect=[0, 0, 1, 0.94])
    fig.savefig(OUT_PNG, dpi=120, bbox_inches="tight")
    plt.close(fig)
    print(f"\nplot -> {OUT_PNG.relative_to(PROJECT_ROOT)}")


# ---------------------------------------------------------------------------
# Section 8 — Main
# ---------------------------------------------------------------------------
def main() -> int:
    t0 = time.time()  # (local)
    print(f"=== {GATE_ID} ===")
    pins = log_input_pins([CANONICAL_CONSTANTS_PATH])  # (local)
    print(f"canonical_constants.py SHA256 (full): {sha256_of(CANONICAL_CONSTANTS_PATH)}")

    r = compute()  # (local)

    # ---- stdout report ----
    print("\n--- ARM (i): HH^1(A_K, A_K) per summand (EXACT, char-0 invariant) ---")
    print(f"  HH^1(C,C)      = {r['hh1_C']}")
    print(f"  HH^1_R(H,H)    = {r['hh1_H']}   (real division algebra; Der_R=Inn=so(3) dim 3)")
    print(f"  HH^1(M_2(C))   = {r['hh1_M2']}   (= H (x) C; associative-algebra iso)")
    print(f"  HH^1(M_3(C))   = {r['hh1_M3']}")
    print(f"  HH^1(A_K,A_K)  = {r['hh1_C']}+{r['hh1_H']}+{r['hh1_M3']} = {r['hh1_total']}  (target 0; Whitehead)")
    print("\n--- ARM (i-bis): HH^2(A_K, A_K) deformation rigidity (EXACT) ---")
    print(f"  M_2: dimZ^2={r['z2_M2']} dimB^2={r['b2_M2']} => HH^2={r['hh2_M2']}")
    print(f"  M_3: dimZ^2={r['z2_M3']} dimB^2={r['b2_M3']} => HH^2={r['hh2_M3']}")
    print(f"  HH^2(A_K,A_K)  = {r['hh2_C']}+{r['hh2_M2']}+{r['hh2_M3']} = {r['hh2_total']}  (=> no nontrivial *-product)")
    print("\n--- ARM (ii): per-candidate orbit-reducibility ---")
    print(f"  (a) Witten mid-point *-product : reducible={r['cand_a_reducible']} (<=> HH^2=0)")
    print(f"  (b) Hochschild 2-cochain       : reducible={r['cand_b_reducible']} (<=> HH^2=0)")
    print(f"  (c) non-inner 1st-order dD_K   : reducible={r['cand_c_reducible']} (Leibniz-closed AND HH^1=0)")
    print(f"      Leibniz closure [1,2,3]: dim(A[D,A])={r['dim_omega1_left']} == "
          f"dim(A[D,A]A)={r['dim_omega1_bimodule']} -> closed={r['leibniz_closed']}")
    print(f"      dim(Omega^1_D + J Omega^1_D) = {r['dim_omega1_plus_J']}")
    print(f"      cross-checks: [1,1] {r['cc_11_left']}=={r['cc_11_bi']}({r['cc_11_closed']}); "
          f"[1,2] {r['cc_12_left']}=={r['cc_12_bi']}({r['cc_12_closed']})")
    print("\n--- DISTINCT registry objects (cross-ref ONLY; NOT this gate's target) ---")
    print(f"  HP1_dim = {r['HP1_dim_distinct']} (periodic-cyclic HP^1; nonzero; DIFFERENT functor)")
    print(f"  HP0_content_dim = {r['HP0_content_dim_distinct']} (central projections)")
    print(f"  alpha_HH1_per_pole_FW_s{{N}} = 2(s-2) (Wodzicki cocycle-NORM exponent; NOT a dim)")
    print(f"\n  dim A_K = {r['dim_C']}+{r['dim_H']}+{r['dim_M3']} = {r['dim_A_K']} (cross-check)")

    # ---- 4-tuple output tag (final non-verdict line) ----
    value_str = (
        f"HH1_C={r['hh1_C']};HH1_H={r['hh1_H']};HH1_M3={r['hh1_M3']};HH1_total={r['hh1_total']};"
        f"HH2_M2={r['hh2_M2']};HH2_M3={r['hh2_M3']};HH2_total={r['hh2_total']};"
        f"cand_a_Witten*={r['cand_a_reducible']};cand_b_Hoch2cochain={r['cand_b_reducible']};"
        f"cand_c_nonInner1stOrder={r['cand_c_reducible']};"
        f"leibniz_closed={r['leibniz_closed']};dim_Omega1=[{r['cc_11_left']},{r['cc_12_left']},{r['dim_omega1_left']}];"
        f"dim_Omega1_full_bimodule=[{r['cc_11_bi']},{r['cc_12_bi']},{r['dim_omega1_bimodule']}];"
        f"residual_outside_orbit={r['residual_outside_orbit']};"
        f"dim_A_K={r['dim_A_K']};HP1_dim_DISTINCT={r['HP1_dim_distinct']};"
        f"band_tag={r['band_tag']}"
    )  # (local)
    print(f"\n4-tuple: (value={value_str[:80]}..., scheme={SCHEME}, convention={CONVENTION}, L_max={L_MAX})")

    # ---- plot ----
    make_plot(r)

    # ---- npz sidecar ----
    np.savez(
        OUT_NPZ,
        hh1_C=r["hh1_C"], hh1_H=r["hh1_H"], hh1_M2=r["hh1_M2"], hh1_M3=r["hh1_M3"],
        hh1_total=r["hh1_total"], hh1_zero=r["hh1_zero"],
        hh2_C=r["hh2_C"], hh2_M2=r["hh2_M2"], hh2_M3=r["hh2_M3"], hh2_total=r["hh2_total"],
        z2_M2=r["z2_M2"], b2_M2=r["b2_M2"], z2_M3=r["z2_M3"], b2_M3=r["b2_M3"],
        cand_a_reducible=r["cand_a_reducible"], cand_b_reducible=r["cand_b_reducible"],
        cand_c_reducible=r["cand_c_reducible"], all_candidates_reducible=r["all_candidates_reducible"],
        residual_outside_orbit=r["residual_outside_orbit"],
        dim_omega1_left=r["dim_omega1_left"], dim_omega1_bimodule=r["dim_omega1_bimodule"],
        dim_omega1_plus_J=r["dim_omega1_plus_J"], leibniz_closed=r["leibniz_closed"],
        cc_11_left=r["cc_11_left"], cc_11_bi=r["cc_11_bi"], cc_11_closed=r["cc_11_closed"],
        cc_12_left=r["cc_12_left"], cc_12_bi=r["cc_12_bi"], cc_12_closed=r["cc_12_closed"],
        dim_A_K=r["dim_A_K"], dim_C=r["dim_C"], dim_H=r["dim_H"], dim_M3=r["dim_M3"],
        HP1_dim_distinct=r["HP1_dim_distinct"], HP0_content_dim_distinct=r["HP0_content_dim_distinct"],
        verdict=r["verdict"], band_tag=r["band_tag"],
        tau_fold=r["tau_fold"], M_KK=r["M_KK"],
        value_str=value_str,
    )
    print(f"npz   -> {OUT_NPZ.relative_to(PROJECT_ROOT)}")

    # ---- dual-SHA + verdict line ----
    audit_sha, content_sha = compute_dual_sha(Path(__file__).resolve(), CANONICAL_CONSTANTS_PATH, pins)
    append_verdict(r["verdict"], value_str, audit_sha, content_sha)
    print(f"\naudit_sha256   = {audit_sha}")
    print(f"content_sha256 = {content_sha}")
    print(f"verdict -> {r['verdict']}  ({r['band_tag']})")
    print(f"verdict line appended -> {VERDICT_TXT.relative_to(PROJECT_ROOT)}")
    print(f"\nelapsed: {time.time() - t0:.2f}s")
    return 0


if __name__ == "__main__":
    sys.exit(main())
